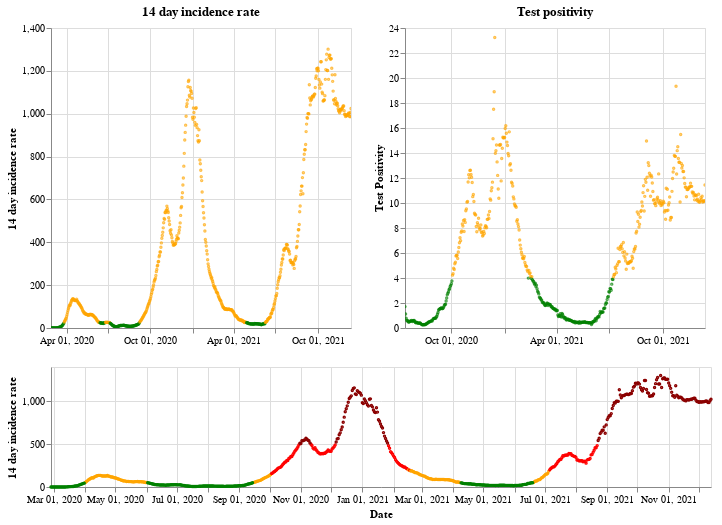

The cell this chart's notebook holds for it:
### Markdown cell above
## Wales

### Code cell
plot_traffic_light('Wales')

### Figure 1 — Vega-Lite specification as saved in the notebook (floating-point values rounded to 4 significant figures; data arrays with more than 128 entries replaced by an {"elided": "..."} marker saying what was removed)
{"config": {"view": {"continuousWidth": 400, "continuousHeight": 300}}, "vconcat": [{"hconcat": [{"mark": {"type": "point", "size": 2}, "encoding": {"color": {"condition": {"value": "green", "test": "(datum.twoWeeklyCasesRate <= 25)"}, "value": "orange"}, "tooltip": [{"type": "nominal", "field": "areaName"}, {"type": "temporal", "field": "date"}, {"type": "quantitative", "field": "twoWeeklyCasesRate"}, {"type": "quantitative", "field": "testPositivity"}], "x": {"type": "temporal", "axis": {"title": ""}, "field": "date", "scale": {"domain": {"selection": "DateBrush"}}, "timeUnit": "yearmonthdate"}, "y": {"type": "quantitative", "axis": {"title": "14 day incidence rate"}, "field": "twoWeeklyCasesRate"}}, "title": "14 day incidence rate", "width": 300}, {"mark": {"type": "point", "size": 2}, "encoding": {"color": {"condition": {"value": "green", "test": "(datum.testPositivity <= 4)"}, "value": "orange"}, "tooltip": [{"type": "nominal", "field": "areaName"}, {"type": "temporal", "field": "date"}, {"type": "quantitative", "field": "twoWeeklyCasesRate"}, {"type": "quantitative", "field": "testPositivity"}], "x": {"type": "temporal", "axis": {"title": ""}, "field": "date", "scale": {"domain": {"selection": "DateBrush"}}, "timeUnit": "yearmonthdate"}, "y": {"type": "quantitative", "axis": {"title": "Test Positivity"}, "field": "testPositivity"}}, "title": "Test positivity", "width": 300}]}, {"layer": [{"mark": {"type": "point", "size": 2}, "encoding": {"color": {"condition": {"value": "orange", "test": "(((datum.testPositivity < 4) && (datum.twoWeeklyCasesRate >= 50)) && (datum.twoWeeklyCasesRate < 200))"}, "value": "red"}, "opacity": {"condition": {"value": 1, "test": "((datum.twoWeeklyCasesRate >= 50) && (datum.twoWeeklyCasesRate < 500))"}, "value": 0}, "tooltip": [{"type": "nominal", "field": "areaName"}, {"type": "temporal", "field": "date"}, {"type": "quantitative", "field": "twoWeeklyCasesRate"}, {"type": "quantitative", "field": "testPositivity"}], "x": {"type": "temporal", "axis": {"title": "Date"}, "field": "date", "timeUnit": "yearmonthdate"}, "y": {"type": "quantitative", "axis": {"title": "14 day incidence rate"}, "field": "twoWeeklyCasesRate"}}, "selection": {"DateBrush": {"type": "interval", "encodings": ["x"], "fields": ["Time"]}}}, {"mark": {"type": "point", "size": 2}, "encoding": {"color": {"value": "darkred"}, "opacity": {"condition": {"value": 1, "test": "(datum.twoWeeklyCasesRate >= 500)"}, "value": 0}, "tooltip": [{"type": "nominal", "field": "areaName"}, {"type": "temporal", "field": "date"}, {"type": "quantitative", "field": "twoWeeklyCasesRate"}, {"type": "quantitative", "field": "testPositivity"}], "x": {"type": "temporal", "axis": {"title": "Date"}, "field": "date", "timeUnit": "yearmonthdate"}, "y": {"type": "quantitative", "axis": {"title": "14 day incidence rate"}, "field": "twoWeeklyCasesRate"}}}, {"mark": {"type": "point", "size": 2}, "encoding": {"color": {"condition": {"value": "green", "test": "((datum.testPositivity < 4) && (datum.twoWeeklyCasesRate < 50))"}, "value": "orange"}, "opacity": {"condition": {"value": 1, "test": "(datum.twoWeeklyCasesRate < 50)"}, "value": 0}, "tooltip": [{"type": "nominal", "field": "areaName"}, {"type": "temporal", "field": "date"}, {"type": "quantitative", "field": "twoWeeklyCasesRate"}, {"type": "quantitative", "field": "testPositivity"}], "x": {"type": "temporal", "axis": {"title": "Date"}, "field": "date", "timeUnit": "yearmonthdate"}, "y": {"type": "quantitative", "axis": {"title": "14 day incidence rate"}, "field": "twoWeeklyCasesRate"}}}], "height": 120, "width": 660}], "data": {"name": "data-ff563a2dab524d5dc4b9db9ebf1bf96b"}, "$schema": "https://vega.github.io/schema/vega-lite/v4.8.1.json", "datasets": {"data-ff563a2dab524d5dc4b9db9ebf1bf96b": {"elided": "656 records"}}}
